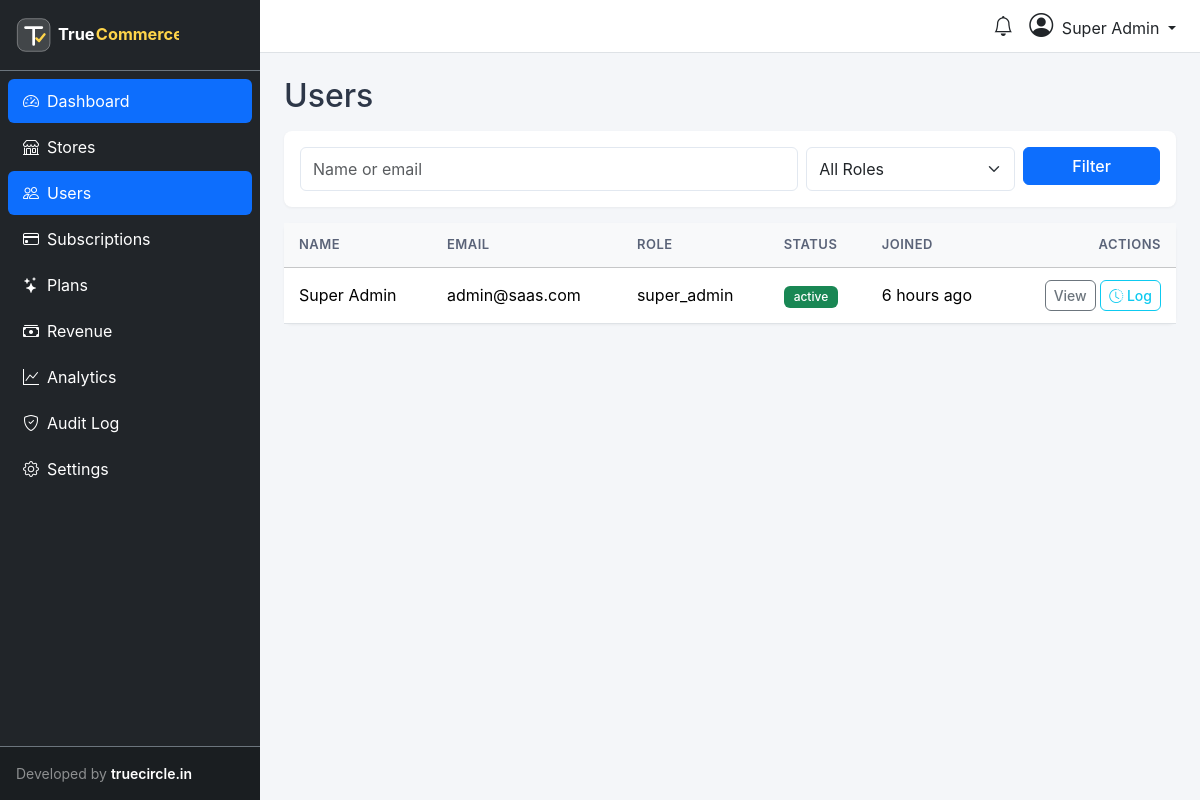
Page /admin/users (signed in) on the committed database.
### tables this page shows
CREATE TABLE `users` (
  `id` INT UNSIGNED NOT NULL AUTO_INCREMENT,
  `name` VARCHAR(191) NOT NULL,
  `email` VARCHAR(191) NOT NULL,
  `password` VARCHAR(255) NOT NULL,
  `phone` VARCHAR(20) DEFAULT NULL,
  `avatar` VARCHAR(255) DEFAULT NULL,
  `role` ENUM('super_admin','store_owner','vendor','customer') NOT NULL DEFAULT 'customer',
  `status` ENUM('active','inactive','banned','pending') NOT NULL DEFAULT 'pending',
  `email_verified_at` TIMESTAMP NULL DEFAULT NULL,
  `email_verify_token` VARCHAR(100) DEFAULT NULL,
  `two_factor_secret` VARCHAR(255) DEFAULT NULL,
  `two_factor_enabled` TINYINT(1) NOT NULL DEFAULT 0,
  `two_factor_recovery_codes` TEXT DEFAULT NULL,
  `google_id` VARCHAR(100) DEFAULT NULL,
  `facebook_id` VARCHAR(100) DEFAULT NULL,
  `last_login_at` TIMESTAMP NULL DEFAULT NULL,
  `last_login_ip` VARCHAR(45) DEFAULT NULL,
  `remember_token` VARCHAR(100) DEFAULT NULL,
  `created_at` TIMESTAMP NOT NULL DEFAULT CURRENT_TIMESTAMP,
  `updated_at` TIMESTAMP NOT NULL DEFAULT CURRENT_TIMESTAMP ON UPDATE CURRENT_TIMESTAMP,
  PRIMARY KEY (`id`),
  UNIQUE KEY `users_email_unique` (`email`),
  KEY `idx_users_role` (`role`),
  KEY `idx_users_status` (`status`)
);

### app/Controllers/AdminController.php (called while the page is built, shortened)
<?php
class AdminController extends Controller {
    public function users(): void {
        $search = $this->request->get('search', '');
        $sql    = "SELECT * FROM users WHERE 1=1";
        $params = [];
        $sql .= " ORDER BY created_at DESC";
        $users = $this->paginate($sql, $params, 25);
        $this->view('superadmin.users.index', compact('users','search','role'));
    }
}

### app/Middleware/AdminMiddleware.php (called while the page is built, shortened)
<?php
class AdminMiddleware {
    public function handle(callable $next): void {
        $next();
    }
}

### app/Middleware/AuthMiddleware.php (called while the page is built, shortened)
<?php
class AuthMiddleware {
    public function handle(callable $next): void {
        $next();
    }
}

### public/index.php (called while the page is built, shortened)
<?php
$router = require_once dirname(__DIR__) . '/core/bootstrap.php';
ActivityLogger::logPageView();
$router->dispatch($_SERVER['REQUEST_METHOD'] ?? 'GET', $uri);

### core/Request.php (called while the page is built, shortened)
<?php
class Request {
    private array $data;
    public function __construct() {
        $this->data = array_merge($_GET, $_POST);
    }
    public function get(string $key, mixed $default = null): mixed {
        return $this->data[$key] ?? $_GET[$key] ?? $default;
    }
    public function isJson(): bool {
        $ct = $_SERVER['CONTENT_TYPE'] ?? '';
        return str_contains($ct, 'application/json');
    }
}

### core/helpers.php (called while the page is built, shortened)
<?php
function e(mixed $value): string {
    return htmlspecialchars((string)$value, ENT_QUOTES | ENT_SUBSTITUTE, 'UTF-8');
}
function auth(): ?array {
    return Auth::user();
}
function timeAgo(string $datetime): string {
    $now  = new DateTime();
    $past = new DateTime($datetime);
    $diff = $now->diff($past);
    if ($diff->h > 0) return $diff->h . ' hour' . ($diff->h > 1 ? 's' : '') . ' ago';
    return 'just now';
}

### core/Database.php (called while the page is built, shortened)
<?php
class Database {
    private static ?PDO $instance = null;
    public static function getInstance(): PDO {
        if (self::$instance === null) {
            $cfg = require CONFIG_PATH . '/database.php';
            $dbPart = !empty($cfg['database']) ? "dbname={$cfg['database']};" : '';
            $dsn = "mysql:host={$cfg['host']};port={$cfg['port']};{$dbPart}charset={$cfg['charset']}";
            try {
                self::$instance = new PDO($dsn, $cfg['username'], $cfg['password'], [
                    PDO::ATTR_ERRMODE            => PDO::ERRMODE_EXCEPTION,
                    PDO::ATTR_DEFAULT_FETCH_MODE => PDO::FETCH_ASSOC,
                    PDO::ATTR_EMULATE_PREPARES   => false,
                    PDO::MYSQL_ATTR_INIT_COMMAND => "SET NAMES utf8mb4 COLLATE utf8mb4_unicode_ci",
                ]);
            } catch (PDOException $e) {
                error_log("DB Connection failed: " . $e->getMessage());
                throw new RuntimeException('Database connection failed: ' . $e->getMessage(), 0, $e);
            }
        }
        return self::$instance;
    }
    public static function query(string $sql, array $params = []): PDOStatement {
        $pdo  = self::getInstance();
        $stmt = $pdo->prepare($sql);
        $start = microtime(true);
        $stmt->execute($params);
        return $stmt;
    }
    public static function fetch(string $sql, array $params = []): ?array {
        return self::query($sql, $params)->fetch() ?: null;
    }
    public static function fetchAll(string $sql, array $params = []): array {
        return self::query($sql, $params)->fetchAll();
    }
    public static function paginate(string $sql, array $params, int $page, int $perPage = 20): array {
        $countSql = "SELECT COUNT(*) as total FROM ({$sql}) as sub";
        $total    = (int) self::fetch($countSql, $params)['total'];
        $offset   = ($page - 1) * $perPage;
        $items    = self::fetchAll("$sql LIMIT $perPage OFFSET $offset", $params);
        return [
            'data'          => $items,
            'total'         => $total,
            'per_page'      => $perPage,
            'current_page'  => $page,
            'last_page'     => max(1, (int) ceil($total / $perPage)),
            'from'          => $total ? $offset + 1 : 0,
            'to'            => min($offset + $perPage, $total),
        ];
    }
}

### core/Auth.php (called while the page is built, shortened)
<?php
class Auth {
    private static ?array $user = null;
    public static function user(): ?array {
        if (self::$user !== null) {
            return self::$user;
        }
        $userId = Session::get('auth_user_id');
        if ($userId) {
            self::$user = Database::fetch("SELECT * FROM users WHERE id = ? AND status = 'active'", [$userId]);
            return self::$user;
        }
        return null;
    }
    public static function id(): ?int {
        return static::user()['id'] ?? null;
    }
}

### app/Services/ActivityLogger.php (called while the page is built, shortened)
<?php
class ActivityLogger {
    public static function log(
        string $action,
        ?string $description = null,
        ?int $userId = null,
        ?int $storeId = null,
        ?array $metadata = null
    ): void {
        try {
            $req = new Request();
            Database::insert('activity_logs', [
                'user_id'     => $userId   ?? Auth::id(),
                'store_id'    => $storeId,
                'action'      => $action,
                'description' => $description ? mb_substr($description, 0, 500) : null,
                'method'      => $_SERVER['REQUEST_METHOD'] ?? null,
                'path'        => isset($_SERVER['REQUEST_URI']) ? mb_substr($_SERVER['REQUEST_URI'], 0, 500) : null,
                'ip_address'  => $req->ip(),
                'user_agent'  => mb_substr($_SERVER['HTTP_USER_AGENT'] ?? '', 0, 500),
                'metadata'    => $metadata ? json_encode($metadata, JSON_UNESCAPED_UNICODE | JSON_UNESCAPED_SLASHES) : null,
            ]);
        } catch (Throwable $e) {
            logError('ActivityLogger failed: ' . $e->getMessage());
        }
    }
    public static function logPageView(): void {
        self::log('page.view');
    }
}

### app/Views/superadmin/users/index.php (the view, shortened to what this page needs)
<h2 class="mb-3">Users</h2>
<form class="card p-3 mb-3"><div class="row g-2">
    <div class="col-md-7"><input name="search" value="<?= e($search) ?>" class="form-control" placeholder="Name or email"></div>
    <div class="col-md-3"><select name="role" class="form-select"><option value="">All Roles</option>
    </select></div>
    <div class="col-md-2"><button class="btn btn-primary w-100">Filter</button></div>
</div></form>
<div class="card"><table class="table mb-0 align-middle">
<thead class="table-light"><tr><th>Name</th><th>Email</th><th>Role</th><th>Status</th><th>Joined</th><th class="text-end">Actions</th></tr></thead><tbody>
<?php
$statusBadge = [
    'active'   => 'success',
    'pending'  => 'warning',
    'inactive' => 'secondary',
    'banned'   => 'danger',
];
foreach ($users['data'] as $u):
    $cls          = $statusBadge[$u['status']] ?? 'secondary';
?>
<tr>
    <td><?= e($u['name']) ?></td>
    <td><?= e($u['email']) ?></td>
    <td><?= e($u['role']) ?></td>
    <td><span class="badge bg-<?= $cls ?>"><?= e($u['status']) ?></span></td>
    <td><?= timeAgo($u['created_at']) ?></td>
    <td class="text-end">
        <a href="/admin/users/<?= (int)$u['id'] ?>" class="btn btn-sm btn-outline-secondary">View</a>
        <a href="/admin/users/<?= (int)$u['id'] ?>/activity" class="btn btn-sm btn-outline-info" title="Activity log">
            <i class="bi bi-clock-history"></i> Log
        </a>
    </td>
</tr>
<?php endforeach; ?>
</tbody></table></div>

### core/Router.php (shortened to what this page needs)
<?php
class Router {
    private array $routes = [];
    private string $prefix = '';
    private array $groupMiddleware = [];
    public function group(array $options, callable $callback): void {
        $prevPrefix     = $this->prefix;
        $prevMiddleware = $this->groupMiddleware;
        $this->prefix           .= $options['prefix'] ?? '';
        $this->groupMiddleware   = array_merge($this->groupMiddleware, $options['middleware'] ?? []);
        $this->prefix          = $prevPrefix;
        $this->groupMiddleware = $prevMiddleware;
    }
    private function addRoute(string $method, string $path, $handler, string $name): self {
        $fullPath = rtrim($this->prefix . $path, '/') ?: '/';
        $pattern  = $this->compilePattern($fullPath);
        $route = [
            'method'     => $method,
            'path'       => $fullPath,
            'pattern'    => $pattern,
            'handler'    => $handler,
            'middleware' => $this->groupMiddleware,
            'name'       => $name,
        ];
        $this->routes[] = $route;
        return $this;
    }
    private function compilePattern(string $path): string {
        $pattern = preg_replace('/\{([a-zA-Z_][a-zA-Z0-9_]*)\}/', '([^/]+)', $path);
        $pattern = preg_replace('/\{([a-zA-Z_][a-zA-Z0-9_]*)\?\}/', '?([^/]*)?', $pattern);
        return '#^' . $pattern . '$#';
    }
    public function dispatch(string $method, string $uri): void {
        $uri = strtok($uri, '?');
        $uri = rtrim($uri, '/') ?: '/';
        $method = strtoupper($method);
        foreach ($this->routes as $route) {
            if ($route['method'] !== $method && $route['method'] !== 'ANY') {
                continue;
            }
            if (preg_match($route['pattern'], $uri, $matches)) {
                array_shift($matches);
                $params = array_values(array_filter($matches, fn($v) => $v !== ''));
                $this->runMiddleware($route['middleware'], function() use ($route, $params) {
                    $this->callHandler($route['handler'], $params);
                });
                return;
            }
        }
    }
    private function runMiddleware(array $middleware, callable $final): void {
        $chain = array_reverse($middleware);
        $next  = $final;
        foreach ($chain as $mw) {
            $next = function() use ($mw, $next) {
                $instance = new $mw();
                $instance->handle($next);
            };
        }
        $next();
    }
    private function callHandler($handler, array $params): void {
        if (is_string($handler)) {
            [$class, $method] = explode('@', $handler);
            $controller = new $class();
            call_user_func_array([$controller, $method], $params);
            return;
        }
        throw new RuntimeException("Invalid route handler");
    }
}

### app/Views/partials/topbar.php (shortened to what this page needs)
<?php $u = auth(); $isImpersonating = ($u['role'] ?? '') === 'super_admin' && Session::get('super_admin_active_store_id'); ?>
<nav class="navbar navbar-light bg-white border-bottom px-4">
    <div class="d-flex w-100 justify-content-between align-items-center">
        <div class="d-flex align-items-center gap-3">
            <a href="/dashboard/notifications" class="text-dark position-relative">
                <i class="bi bi-bell fs-5"></i>
            </a>
            <div class="dropdown">
                <a class="dropdown-toggle text-dark text-decoration-none" data-bs-toggle="dropdown" href="#">
                    <?php if (!empty($u['avatar'])): ?>
                        <img src="<?= e($u['avatar']) ?>" class="rounded-circle me-2" width="32" height="32">
                    <?php else: ?>
                        <i class="bi bi-person-circle fs-4 me-1"></i>
                    <?php endif; ?>
                    <?= e($u['name']) ?>
                </a>
            </div>
        </div>
    </div>
</nav>

### public/css/admin.css (style rules this page uses)
body { font-family: -apple-system, BlinkMacSystemFont, 'Inter', 'Segoe UI', sans-serif; background: #f4f6f9; color: #2d3748; }
.card { border: none; border-radius: 8px; box-shadow: 0 1px 3px rgba(0,0,0,.05); }
.btn { border-radius: 6px; font-weight: 500; }
.btn-primary { background: #0d6efd; border-color: #0d6efd; }
.table th { font-weight: 600; font-size: 13px; color: #5a6378; text-transform: uppercase; letter-spacing: .5px; padding: 12px 15px; }
.table td { padding: 12px 15px; vertical-align: middle; }
.badge { font-weight: 500; padding: 5px 10px; }
.form-control, .form-select { border-radius: 6px; border-color: #e2e8f0; padding: 9px 12px; }

### rows in the picture
users: name "Super Admin", email "admin@saas.com", role "super_admin", status "active", created_at "6 hours ago"
